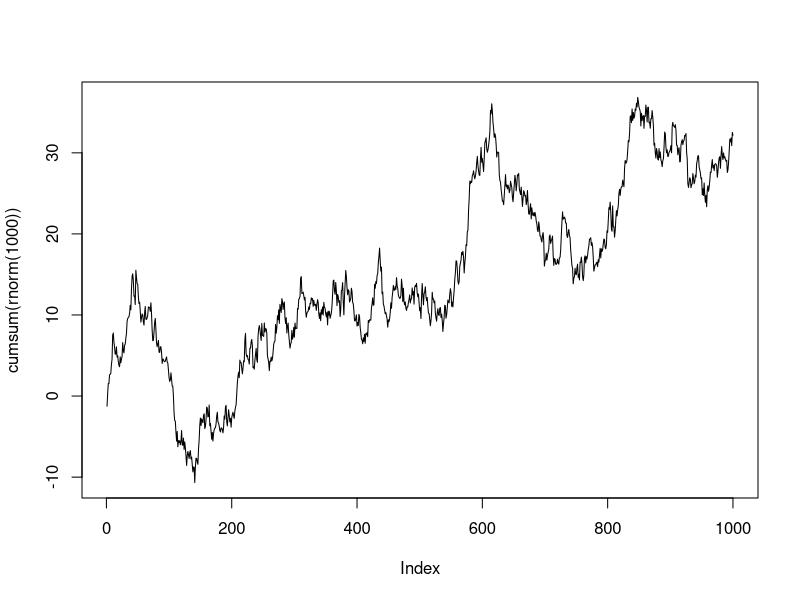

The R source for this figure: (Note: this script raises an error after producing the figure.)
## plot cumulative sums of random normals
plot(cumsum(rnorm(1000)), type='l')

for ( i in 1:100){
  points(cumsum(rnrorm(1000)), type='l')
}
